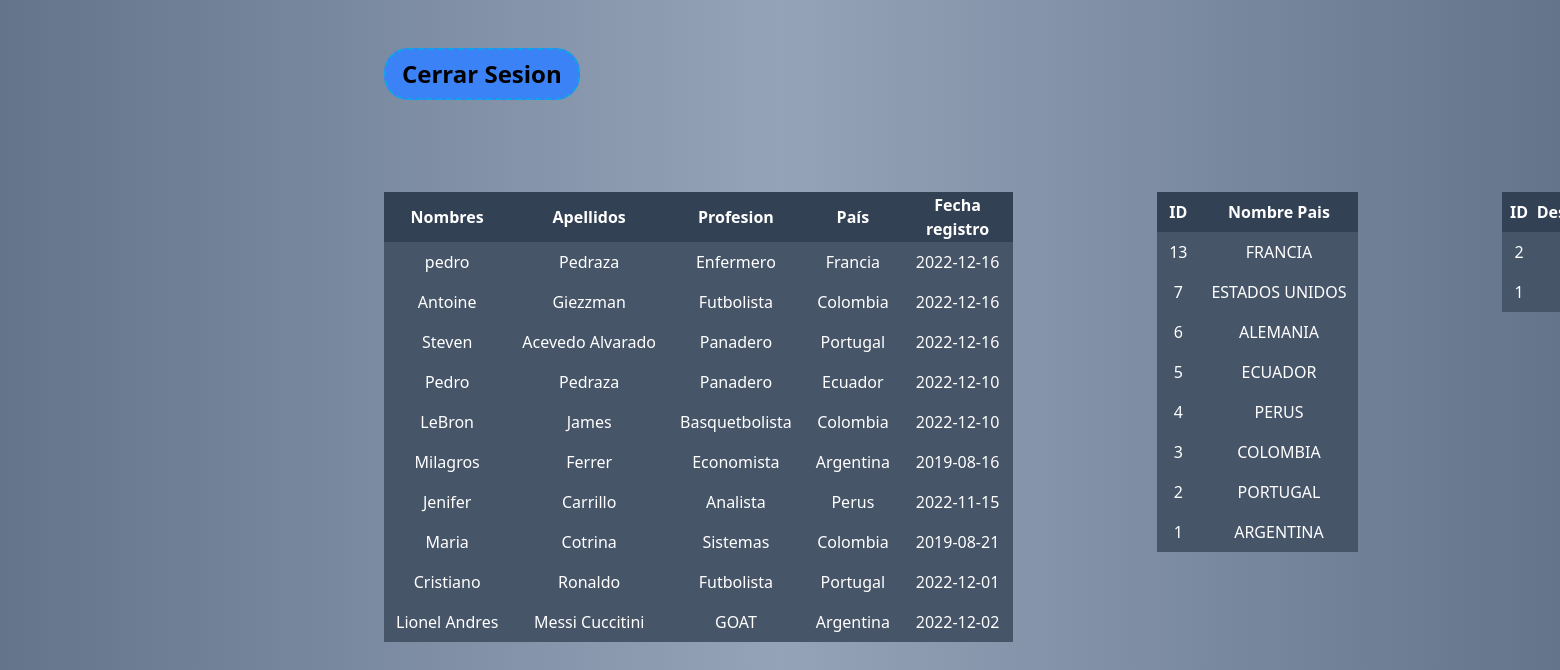
Screenshot of /user.php with the database file from the repository.
### tables this page shows
CREATE TABLE `tbl_personal` (
  `id` int(11) NOT NULL AUTO_INCREMENT,
  `nombres` varchar(45) DEFAULT NULL,
  `apellidos` varchar(45) DEFAULT NULL,
  `profesion` varchar(45) DEFAULT NULL,
  `fregis` date DEFAULT NULL,
  `username` varchar(45) DEFAULT NULL,
  `password` varchar(45) DEFAULT NULL,
  `pais_idpais` int(11) NOT NULL,
  `roles_idRol` int(11) NOT NULL,
  PRIMARY KEY (`id`),
  KEY `roles_idRol` (`roles_idRol`),
  KEY `pais_idpais` (`pais_idpais`),
  CONSTRAINT `tbl_personal_ibfk_1` FOREIGN KEY (`roles_idRol`) REFERENCES `roles` (`idRol`),
  CONSTRAINT `tbl_personal_ibfk_2` FOREIGN KEY (`pais_idpais`) REFERENCES `pais` (`idpais`)
);

CREATE TABLE `pais` (
  `idpais` int(11) NOT NULL AUTO_INCREMENT,
  `nombrePais` varchar(45) DEFAULT NULL,
  PRIMARY KEY (`idpais`)
);

CREATE TABLE `roles` (
  `idRol` int(11) NOT NULL AUTO_INCREMENT,
  `descripcion` varchar(45) NOT NULL,
  PRIMARY KEY (`idRol`)
);

### user.php (the view, shortened to what this page needs)
<!DOCTYPE html>
<html lang="en">
<head>
    <script src="https://cdn.tailwindcss.com"></script>
     <link rel="stylesheet" href="https://cdnjs.cloudflare.com/ajax/libs/font-awesome/6.1.1/css/all.min.css">
</head>
<body class="bg-gradient-to-r from-slate-500 via-slate-400 to-slate-500">
<div class="box-border container w-100 text-2xl font-bold fixed mt-12">
            <ul class="px-96 flex justify-start">
                <a class="bg-blue-500 rounded-3xl py-2 px-4 border-dashed border-2 border-sky-500 hover:bg-blue-700" href="index.php">Cerrar Sesion</a>
            </ul>
        </div>
    <div class="py-48 px-96 flex justify-around">
    <?php
     include_once('./conexion.php');
     $sql = "select * from tbl_personal
     inner join roles on tbl_personal.roles_idRol=roles.idRol
     inner join pais on tbl_personal.pais_idpais =pais.idpais order by id desc ";
     $query = $coon->prepare($sql);
     $query->execute();
     $results = $query->fetchAll(PDO::FETCH_OBJ);
     if ($query->rowCount() > 0) {
         echo "<div id='tabla' class='
 '><table class=' text-center text-white
 rounded-lg
 '> <th class='py-2 bg-slate-700'>Nombres</th>
    <th class=' bg-slate-700'>Apellidos</th>
    <th class=' bg-slate-700'>Profesion</th>
    <th class=' bg-slate-700'>País</th>
    <th class='px-6 bg-slate-700'>Fecha registro</th>";
         foreach ($results as $result) {
             echo "<tr>"
                 . "<td class='whitespace-nowrap px-3 py-2 bg-slate-600'>" . $result->nombres . "</td>"
                 . "<td class='whitespace-nowrap px-3  bg-slate-600 py-2'>" . $result->apellidos . "</td>"
                 . "<td class='whitespace-nowrap px-3  bg-slate-600 py-2'>" . $result->profesion . "</td>"
                 . "<td class='whitespace-nowrap px-3  bg-slate-600 py-2'>" . $result->nombrePais . "</td>"
                 . "<td class='whitespace-nowrap px-3  bg-slate-600 py-2'>" . $result->fregis . "</td>".
                 "</tr>";
         }
         echo '</table></div>';
     }
     include_once('./conexion.php');
     $sql = "SELECT * FROM pais order by idpais desc ";
     $query = $coon->prepare($sql);
     $query->execute();
     $results = $query->fetchAll(PDO::FETCH_OBJ);
     if ($query->rowCount() > 0) {
         echo "<div id='tabla' class='ml-36'>
         <table class=' text-center text-white rounded-lg '>
         <th class='py-2 bg-slate-700'>ID</th>
         <th class=' bg-slate-700'>Nombre Pais</th>";
         foreach ($results as $result) {
             echo "<tr>"
                 . "<td class='whitespace-nowrap px-3 py-2 bg-slate-600 uppercase'>" . $result->idpais . "</td>"
                 . "<td class='whitespace-nowrap px-3 uppercase bg-slate-600 py-2'>" . $result->nombrePais . "</td>"
                 ;
         }
         echo '</table></div>';
     }
     include_once('./conexion.php');
     $sql = "SELECT * FROM roles order by idRol desc ";
     $query = $coon->prepare($sql);
     $query->execute();
     $results = $query->fetchAll(PDO::FETCH_OBJ);
     if ($query->rowCount() > 0) {
         echo "<div id='tabla' class='ml-36'>
         <table class=' text-center text-white rounded-lg '>
         <th class='py-2 bg-slate-700'>ID</th>
         <th class=' bg-slate-700'>Desccripcion</th>";
         foreach ($results as $result) {
             echo "<tr>"
                 . "<td class='whitespace-nowrap px-3 py-2 bg-slate-600 uppercase'>" . $result->idRol . "</td>"
                 . "<td class='whitespace-nowrap px-3 uppercase bg-slate-600 py-2'>" . $result->descripcion . "</td>".
                 "</tr>";
         }
         echo '</table></div>';
     }
    ?>
    </div>
</body>
</html>

### rows the page displays
tbl_personal: nombres "pedro", apellidos "Pedraza", profesion "Enfermero", pais_idpais.nombrePais "Francia", fregis "2022-12-16"
tbl_personal: nombres "Antoine", apellidos "Giezzman", profesion "Futbolista", pais_idpais.nombrePais "Colombia", fregis "2022-12-16"
tbl_personal: nombres "Steven", apellidos "Acevedo Alvarado", profesion "Panadero", pais_idpais.nombrePais "Portugal", fregis "2022-12-16"
tbl_personal: nombres "Pedro", apellidos "Pedraza", profesion "Panadero", pais_idpais.nombrePais "Ecuador", fregis "2022-12-10"
tbl_personal: nombres "LeBron", apellidos "James", profesion "Basquetbolista", pais_idpais.nombrePais "Colombia", fregis "2022-12-10"
tbl_personal: nombres "Milagros", apellidos "Ferrer", profesion "Economista", pais_idpais.nombrePais "Argentina", fregis "2019-08-16"
tbl_personal: nombres "Jenifer", apellidos "Carrillo", profesion "Analista", pais_idpais.nombrePais "Perus", fregis "2022-11-15"
tbl_personal: nombres "Maria", apellidos "Cotrina", profesion "Sistemas", pais_idpais.nombrePais "Colombia", fregis "2019-08-21"
tbl_personal: nombres "Cristiano", apellidos "Ronaldo", profesion "Futbolista", pais_idpais.nombrePais "Portugal", fregis "2022-12-01"
tbl_personal: nombres "Lionel Andres", apellidos "Messi Cuccitini", profesion "GOAT", pais_idpais.nombrePais "Argentina", fregis "2022-12-02"
pais: idpais "13", nombrePais "FRANCIA"
pais: idpais "7", nombrePais "ESTADOS UNIDOS"
pais: idpais "6", nombrePais "ALEMANIA"
pais: idpais "5", nombrePais "ECUADOR"
pais: idpais "4", nombrePais "PERUS"
pais: idpais "3", nombrePais "COLOMBIA"
pais: idpais "2", nombrePais "PORTUGAL"
pais: idpais "1", nombrePais "ARGENTINA"
roles: idRol "2"
roles: idRol "1"
